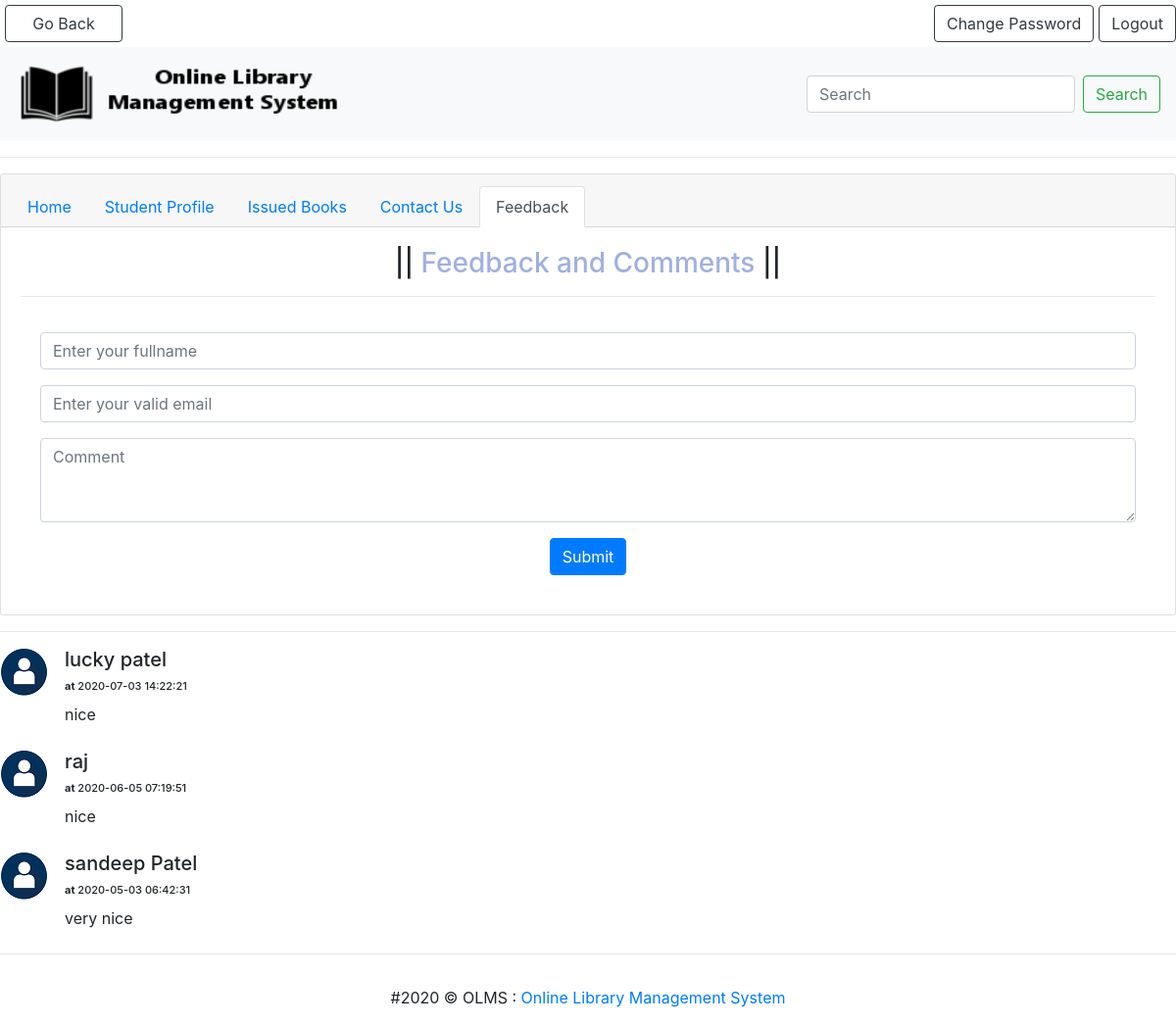
Page /feedback.php on the committed database.
### tables this page shows
CREATE TABLE `tbl_feedback` (
  `FullName` varchar(50) NOT NULL,
  `EmailId` varchar(150) NOT NULL,
  `Comment` varchar(200) NOT NULL,
  `CreateDate` timestamp NOT NULL DEFAULT CURRENT_TIMESTAMP ON UPDATE CURRENT_TIMESTAMP,
  `UpdateDate` timestamp NOT NULL DEFAULT '0000-00-00 00:00:00',
  `Status` int(1) NOT NULL
);

### feedback.php (the view, shortened to what this page needs)
<?php
  include('includes/connection.php');
?>
<!DOCTYPE html>
<html>
<head>
	<link rel="stylesheet" type="text/css" href="css/bootstrap.min.css">
</head>
<body>
<div>
 	<?php
    	include('includes/header.php');
    ?>
</div>
<hr>
<div>
<div class="card text-center">
  <div class="card-header">
    <ul class="nav nav-tabs card-header-tabs">
      <li class="nav-item">
        <a class="nav-link" href="dashboard.php">Home</a>
      </li>
      <li class="nav-item">
        <a class="nav-link" href="student_profile.php">Student Profile</a>
      </li>
      <li class="nav-item">
        <a class="nav-link" href="issued_books.php">Issued Books</a>
      </li>
      <li class="nav-item">
        <a class="nav-link" href="contact.php">Contact Us</a>
      </li>
      <li class="nav-item">
        <a class="nav-link active" href="#">Feedback</a>
      </li>
    </ul>
  </div>
  <div class="card-body">
    <h3 class="card-title">|| <font color="navyblue">Feedback and Comments</font> ||</h3>
    <hr>
    <div class="card-body">
              <form name="Comment" method="post">
              <div class="form-group">
                <input type="text" name="name" class="form-control" placeholder="Enter your fullname" required>
              </div>
              <div class="form-group">
                <input type="email" name="email" class="form-control" placeholder="Enter your valid email" required>
              </div>
              <div class="form-group">
                  <textarea class="form-control" name="comment" rows="3" placeholder="Comment" required></textarea>
              </div>
                <button type="submit" class="btn btn-primary" name="submit">Submit</button>
              </form>
    </div>
  </div>
</div>
</div>
<hr />
<?php
 $sts=1;
 $query=mysqli_query($con,"SELECT FullName,Comment,CreateDate from  tbl_feedback where Status='$sts'");
while ($row=mysqli_fetch_array($query)) {
?>
<div class="media mb-4">
            <img class="d-flex mr-3 rounded-circle" src="images/usericon.png" alt="">
            <div class="media-body">
              <h5 class="mt-0"><?php echo htmlentities($row['FullName']);?> <br />
                  <span style="font-size:11px;"><b>at</b> <?php echo htmlentities($row['CreateDate']);?></span>
            </h5>
             <?php echo htmlentities($row['Comment']);?>            </div>
          </div>
<?php } ?>
<hr />
<div>
 	<?php
    	include('includes/footer.php');
    ?>
</div>
</body>
</html>

### rows in the picture
tbl_feedback: FullName "lucky patel", CreateDate "2020-07-03 14:22:21", Comment "nice"
tbl_feedback: FullName "raj", CreateDate "2020-06-05 07:19:51", Comment "nice"
tbl_feedback: FullName "sandeep Patel", CreateDate "2020-05-03 06:42:31", Comment "very nice"
